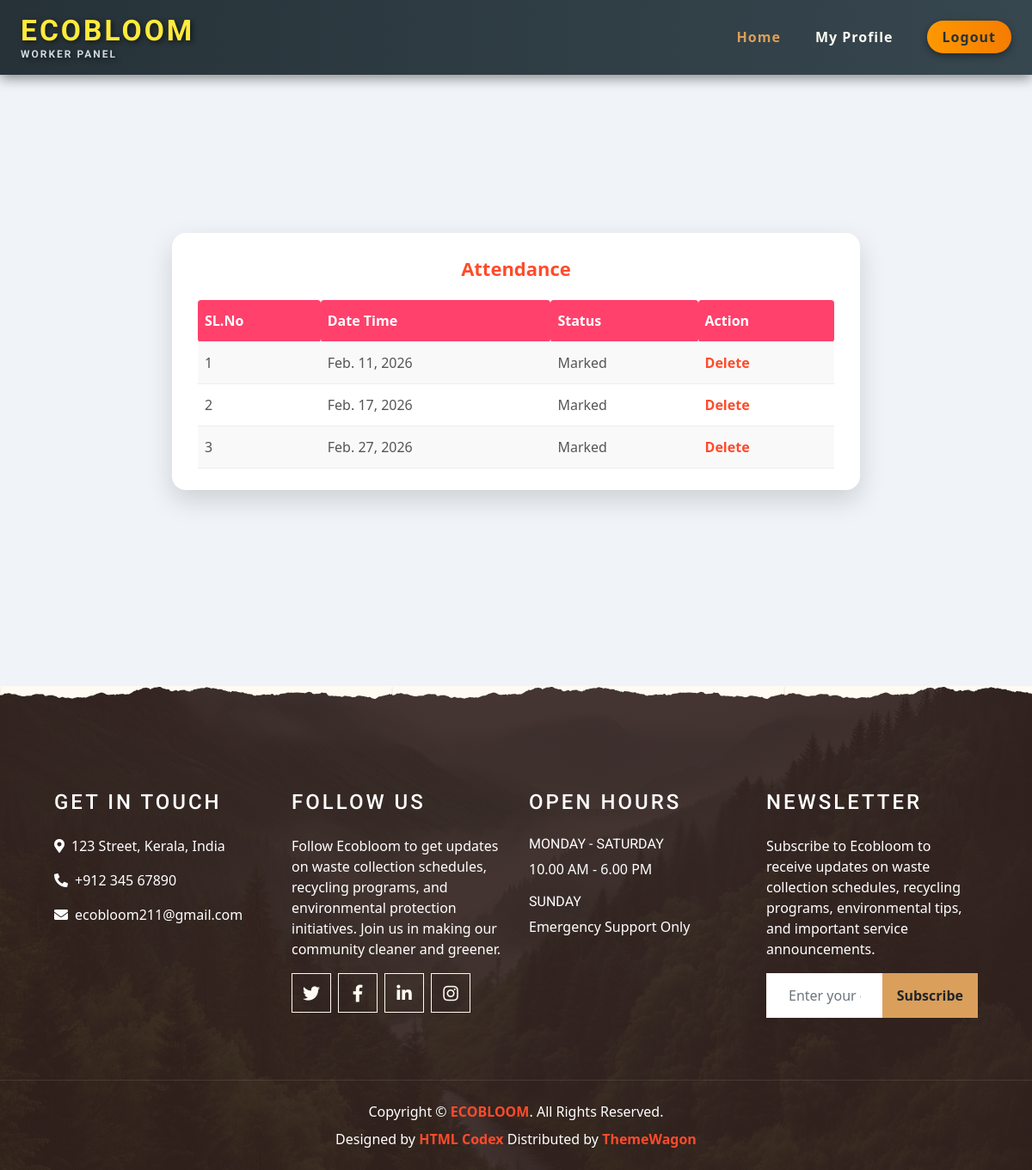
Before: /worker/MyAttendence/ (signed in) with the older database file.
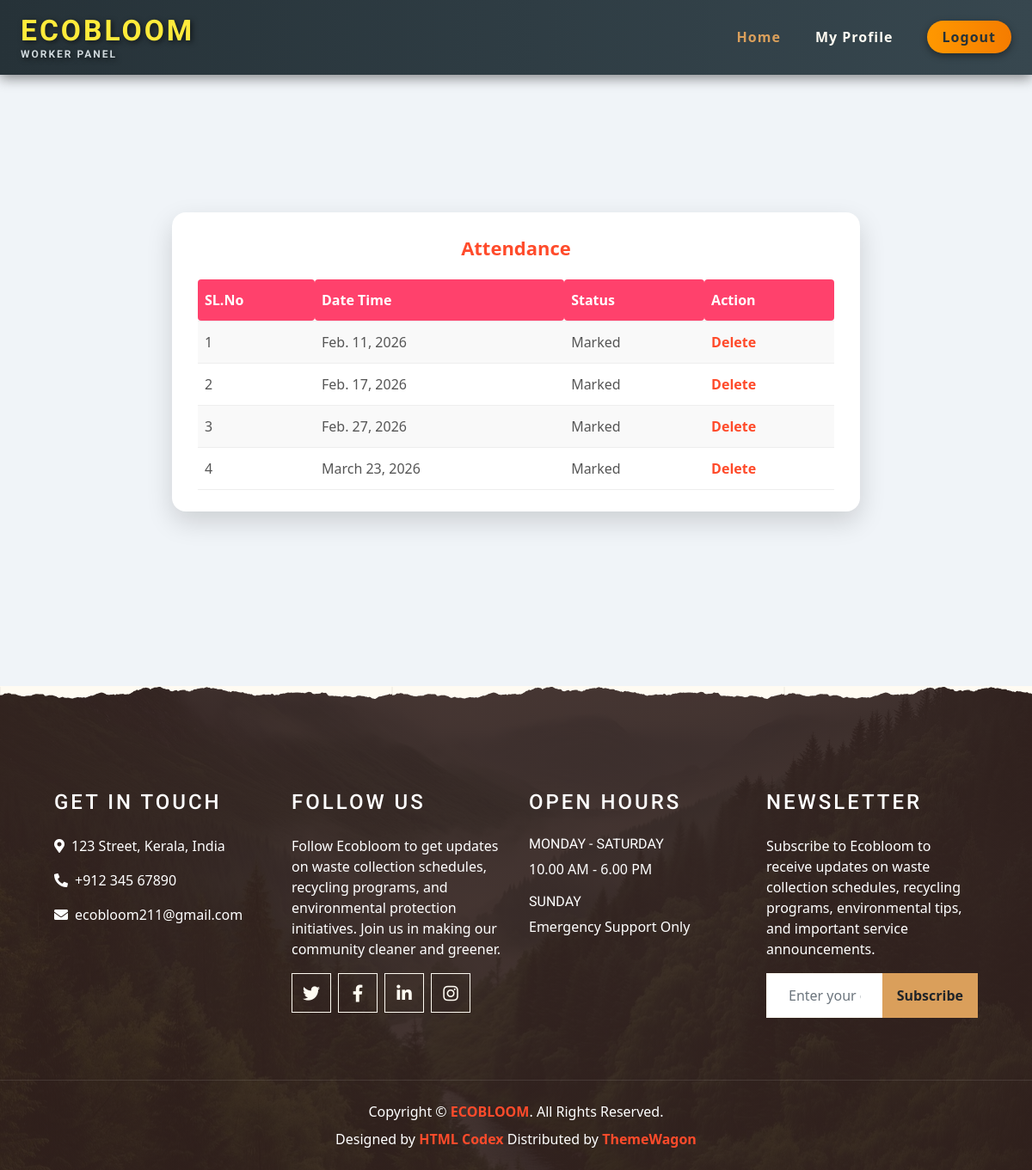
After: the same page with the newer database file.
### worker/models.py (models this page shows)
class tbl_workerattendence(models.Model):
    workerattendence_datetime=models.DateField(auto_now_add=True)
    workerattendence_status=models.IntegerField(default=0)
    worker_id=models.ForeignKey(tbl_worker, on_delete=models.CASCADE)

### worker/views.py (the view)
# urls.py: path('MyAttendence/',views.MyAttendence,name="MyAttendence"),
def MyAttendence(request):
    if "wid" not in request.session:
        return redirect("Guest:Login")
    else:
        workerId=tbl_worker.objects.get(id=request.session['wid'])
        workerdata=tbl_workerattendence.objects.filter(workerattendence_status=1,worker_id=workerId)
        return render(request,"worker/MyAttendence.html",{'workerdata':workerdata})

### worker/Templates/Worker/MyAttendence.html (shortened to what this page needs)
{% extends 'worker/Head.html' %}
{% block content %}
<div class="attendance-container">
    <div class="attendance-card">
        <div class="attendance-title">Attendance</div>
        <form action="" method="post">
            <table>
                <tr>
                    <th>SL.No</th>
                    <th>Date Time</th>
                    <th>Status</th>
                    <th colspan="2">Action</th>
                </tr>
                {% for i in workerdata %}
                <tr>
                    <td>{{forloop.counter}}</td>
                    <td>{{i.workerattendence_datetime}}</td>
                    <td>{% if i.workerattendence_status == 1 %}Marked{% endif %}</td>
                    <td><a href="{% url 'worker:delattendence' i.id %}">Delete</a></td>
                </tr>
                {% endfor %}
            </table>
        </form>
    </div>
</div>
{% endblock content %}

Changed rows visible on the page:
added tbl_workerattendence: workerattendence_datetime "March 23, 2026", workerattendence_status "Marked"
